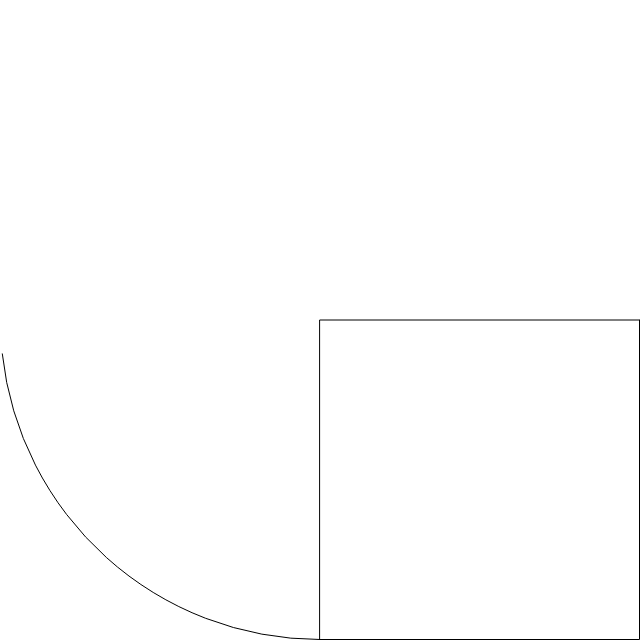
Frame 1 (no input)
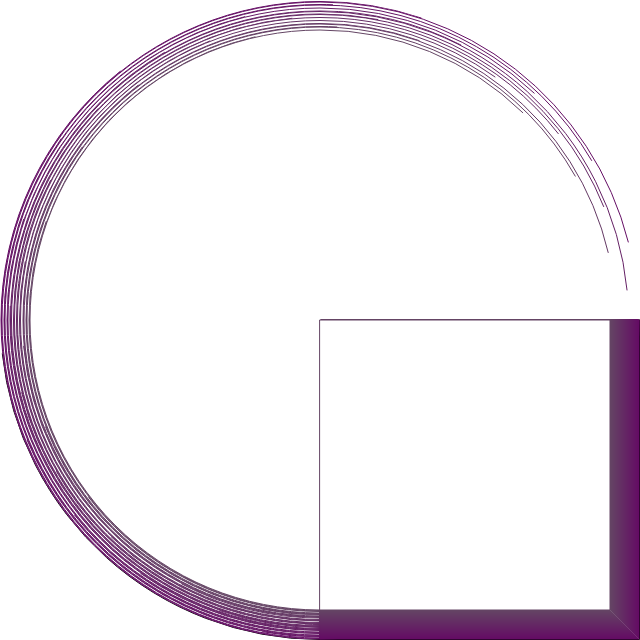
Frame 60 (no input)
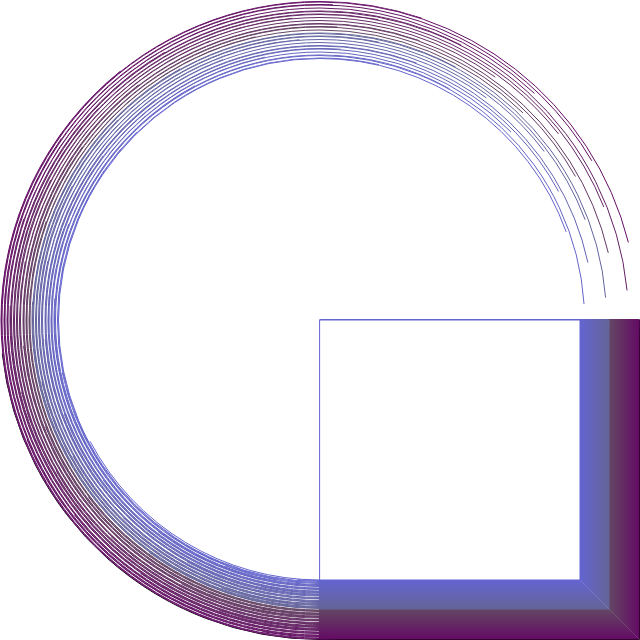
Frame 120 (the mouse pressed at the canvas centre since frame 60)

The p5.js sketch that drew these frames (run headless with seeded random() and noise() and a simulated clock; from frame 60 on, the mouse is pressed at the canvas centre):

// p5.js sketch
// ── sketch.js
var r = 10;
var g = 10;
var b = 10;
var a = 0;
var b = 90;
var x = 640;
var y = 640;
var speed = 2;
function setup() {
	createCanvas (640, 640);
}
function draw () {

	 strokeWeight (1);
    r++;
	g++;
	b++;
	x--;
	y--;

	//noStroke();
	//fill(r, g, b);
    //fill (0);
    //ellipse(600, 320, 200, 200);


if (mouseX < width/2 && mouseY < height/2){
    arc(width/2, height/2, x, y, a, b);
	//line (width/2, height/2, pmouseX, pmouseY);
	rect(width/2, height/2, x/-2, y/-2);
    stroke (100, g, 100);


} else if (mouseX <= width && mouseY < height/2) {
	rect(CORNERS);
	arc(width/2, height/2, x, y, a, b);
	rect(width/2, height/2, x/2, y/-2);
   	//line (width/2, height/2, pmouseX, pmouseY);
    stroke (r, 100, 100);
    speed--;

} else if (mouseX >= width/2 && mouseY >= height/2) {
	arc(width/2, height/2, x, y, a, b);
	rect(width/2, height/2, x/2, y/2);
   	//line (width/2, height/2, pmouseX, pmouseY);
    stroke (100, 100, b);
    speed--;

} else if (mouseX <= width/2 && mouseY >= height/2) {
	rect(CORNERS);
	arc(width/2, height/2, x, y, a, b);
	rect(width/2, height/2, x/-2, y/2);
   	//line (width/2, height/2, pmouseX, pmouseY);
    stroke (0);
    speed--;
} else {
    noStroke();
    ;
}

}

 function mouseClicked() {

   if (mouseX < width/2 && mouseY < height/2){
   ellipse(width/2, height/2, x, y);
   fill (0, 80);
} else if (mouseX <= width && mouseY < height/2) {
   ellipse(width/2, height/2, x, y);
   fill (100, g, 100, 80);

  } else if (mouseX >= width/2 && mouseY >= height/2) {
  	ellipse(width/2, height/2, x, y);
   fill (r, 100, 100, 80);
   } else if (mouseX <= width/2 && mouseY >= height/2) {
   	ellipse(width/2, height/2, x, y);
   fill (100, 100, b, 80);
   } else {
    nofill();
    ;
}

}
